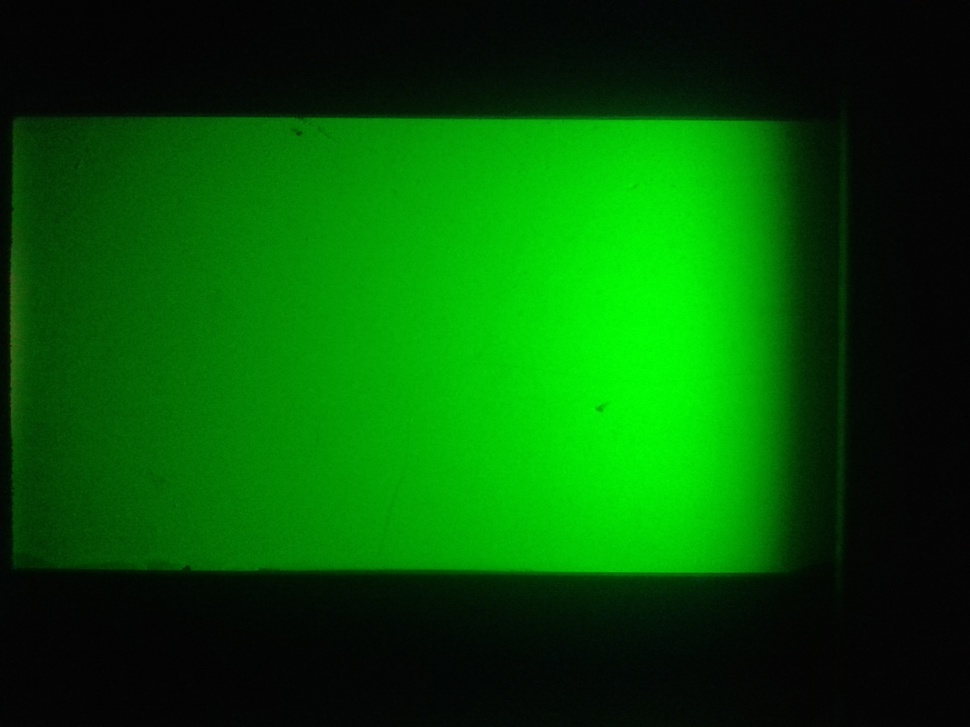
%> input picture android/app/src/main/jni/1/bg/1.jpg, 970 x 727 px, shrunk from 2560 x 1920 before the run
$ octave --eval "result = detectLines(rgb2gray(imread('../android/app/src/main/jni/1/bg/1.jpg')));"   (GNU Octave 9; MATLAB toolbox functions it lacks are replaced by stand-ins)
%> lines starting %> are read from the running program, lines starting %| are printed output that depends on the picture
### matlab/findpeaks.m
function [pks,locs] = findpeaks(X,varargin)
%FINDPEAKS Find local peaks in data
%   PKS = FINDPEAKS(X) finds local peaks in the data vector X.
%
%   [PKS,LOCS]= FINDPEAKS(X) also returns the indices LOCS at which the
%   peaks occur.
%
%   [...] = FINDPEAKS(X,'MINPEAKHEIGHT',MPH) finds only those peaks that
%   are greater than MINPEAKHEIGHT MPH. Specifying a minimum peak height
%   may help in reducing the processing time. MPH is a real valued scalar.
%   The default value of MPH is -Inf.
%
%   [...] = FINDPEAKS(X,'MINPEAKDISTANCE',MPD) finds peaks that are at
%   least separated by MINPEAKDISTANCE MPD. MPD is a positive integer
%   valued scalar. This parameter may be specified to ignore smaller peaks
%   that may occur in close proximity to a large local peak. For example,
%   if a large local peak occurs at index N, then all smaller peaks in the
%   range (N-MPD, N+MPD) are ignored. If not specified, MPD is assigned a
%   value of one.
%
%   [...] = FINDPEAKS(X,'THRESHOLD',TH)finds peaks that are at least
%   greater than their neighbhors by the THRESHOLD TH. TH is real valued
%   scalar greater than or equal to zero. The default value of TH is zero.
%
%   [...] = FINDPEAKS(X,'NPEAKS',NP) specifies the number of peaks to be
%   found. NP is an integer greater than zero. When specified, the
%   procedure terminates once NP peaks are found and the NP peaks are
%   returned. If not specified, all peaks are returned.
%
%   [...] = FINDPEAKS(X,'SORTSTR',STR) specifies the direction of sorting
%   of peaks. STR can take values of 'ascend','descend' or 'none'. If not
%   specified, STR takes the value of 'none' and the peaks are returned in
%   the order of their occurrence.
%
%   See also DSPDATA/FINDPEAKS

%   Copyright 2007-2009 The MathWorks, Inc.
%   $Revision: 1.1.6.8 $  $Date: 2009/05/23 08:13:26 $

error(nargchk(1,11,nargin,'struct'));

validateattributes(X,{'numeric'},{'nonempty','real','vector'},...
    'findpeaks','X');

%#function dspopts.findpeaks
hopts = uddpvparse('dspopts.findpeaks',varargin{:});

Ph  = hopts.MinPeakHeight;
Pd  = hopts.MinPeakDistance;
Th  = hopts.Threshold;
Np  = hopts.NPeaks;
Str = hopts.SortStr;

pks = [];
locs = [];


M = numel(X);

if (M < 3)
    datamsgid = generatemsgid('emptyDataSet');
    error(datamsgid,'Data set must contain at least 3 samples.');
else
    Indx = find(X > Ph);
    if(isempty(Indx))
        mphmsgid = generatemsgid('largeMinPeakHeight');
        warning(mphmsgid,'Invalid MinPeakHeight. There are no data points greater than MinPeakHeight.');
    else
        % validate value of Pd and set default values for Pd and Np
        [Pd,Np] = setvalues(Pd,Np,M);
        if(Pd >= M)
            pdmsgid = generatemsgid('largeMinPeakDistance');
            error(pdmsgid,'Invalid MinPeakDistance. Set MinPeakDistance as an integer in the range between 1 and %s.',...
                num2str(M));
        else
            [pks,locs] =getpeaks(X,Indx,Pd,Th,Np);
        end
    end
end

if isempty(pks)
    npmsgid = generatemsgid('noPeaks');
    warning(npmsgid,'No peaks found.')
elseif(~strcmp(Str,'none'))
    [pks,s]  = sort(pks,Str);
    if(~isempty(locs))
        locs = locs(s);
    end
end

%--------------------------------------------------------------------------
% [14 lines left out: function setvalues, not called in this run]

%--------------------------------------------------------------------------
% [68 lines left out: function getpeaks, not called in this run]


% [EOF]

### matlab/detectLines.m
function [ lines ] = detectLines( im )
    % Assume lines are straight lines (horizontal or vertical depends on
    % how you interpret it
    % 2D horizontal gradient
    % Gaussian filter the image first, then take second derivative
    sigma = 4;
    % Use at least 6 sigma and be odd
    hSize = 6*sigma + 1;
    dX = conv2(conv2(im, fspecial('gaussian', hSize, 4), 'valid'), [1 -2 1], 'valid');
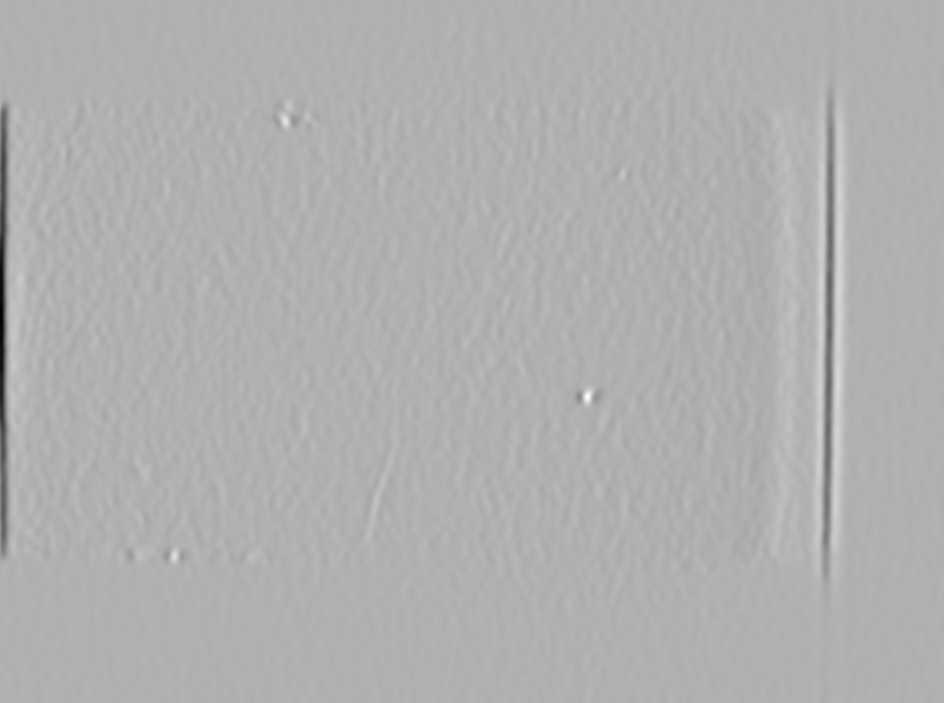
%> dX: size 703x944 double; min -1.11, max 0.491, mean -0.00232; drawn with min black and max white
    % Plus 1 for second derivative
    offset = 3*sigma + 1;
    % 1D gradient
    dx = sum(dX);
%> dx = 944 values, max 83.02 at index 839, min -312 at index 3, mean -1.63
    figure;
    plot(dx * 255);
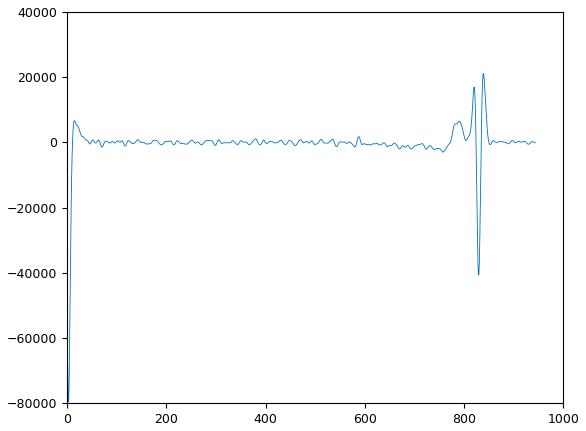
%> figure redrawn from the program's plot data; curve peaks at x = 839, y = 21170.6
%> the run ends on the next line
    [~, locs] = findpeaks(dx, 'SortStr', 'descend', 'MinPeakHeight', 0.05);
    locs1 = locs(1);
    i = 2;
    while (abs(locs(i) - locs1) < 500)
        i = i + 1;
    end
    locs2 = locs(i);
    if (locs1 > locs2)
        lines.front = locs2 + offset;
        lines.origin = locs1 + offset;
    else
        lines.front = locs1 + offset;
        lines.origin = locs2 + offset;
    end
end
